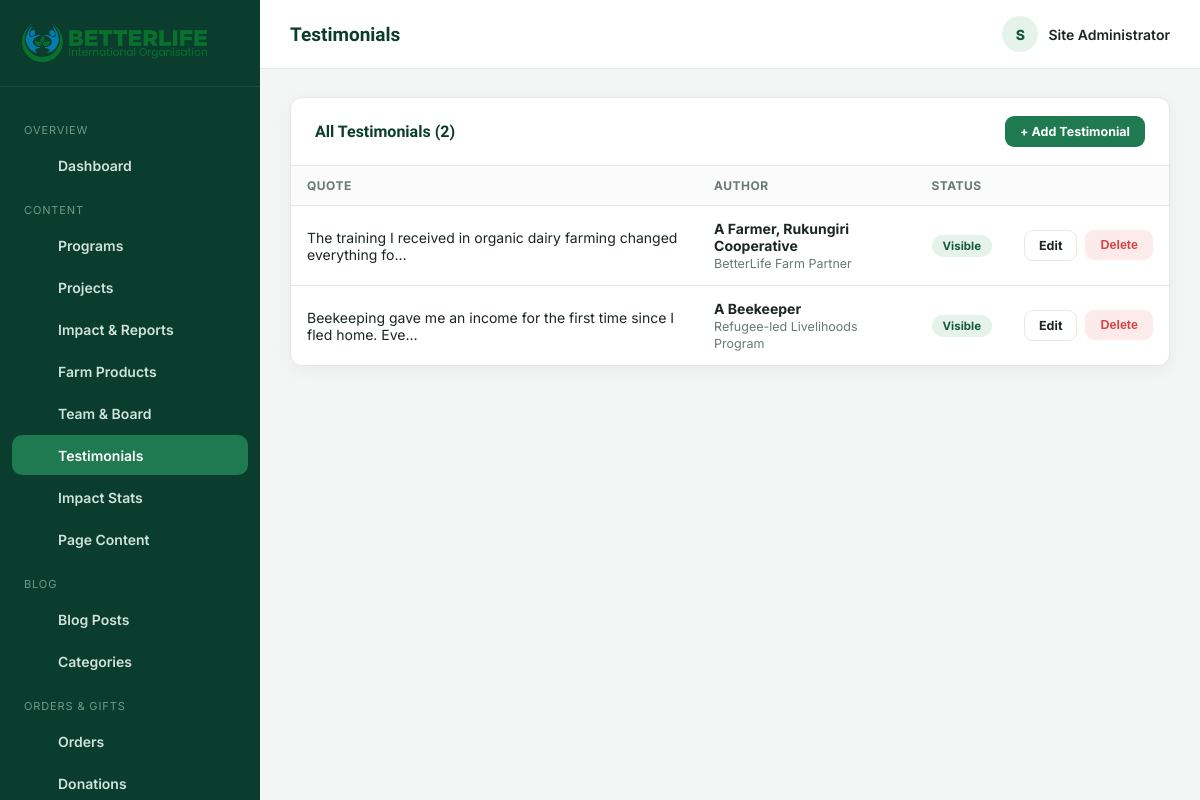
Screenshot of /admin/testimonials.php (signed in) with the database file from the repository.
### tables this page shows
CREATE TABLE testimonials (
  id INT AUTO_INCREMENT PRIMARY KEY,
  quote TEXT NOT NULL,
  author_name VARCHAR(150) NOT NULL,
  author_role VARCHAR(150),
  photo VARCHAR(255),
  sort_order INT DEFAULT 0,
  status TINYINT(1) DEFAULT 1,
  created_at TIMESTAMP DEFAULT CURRENT_TIMESTAMP
);

### admin/testimonials.php (the view, shortened to what this page needs)
<?php
require_once __DIR__ . '/includes/auth.php';
    ?>
    <?php
$testimonials = $pdo->query("SELECT * FROM testimonials ORDER BY sort_order")->fetchAll();
require __DIR__ . '/includes/header.php';
?>
<div class="panel">
  <div class="panel-head">
    <h3>All Testimonials (<?= count($testimonials) ?>)</h3>
    <a href="<?= ADMIN_URL ?>/testimonials.php?action=add" class="btn btn-primary btn-sm">+ Add Testimonial</a>
  </div>
  <div class="table-wrap">
    <table class="data-table">
      <thead><tr><th>Quote</th><th>Author</th><th>Status</th><th></th></tr></thead>
      <tbody>
        <?php foreach ($testimonials as $t): ?>
          <tr>
            <td><?= h(excerpt($t['quote'], 70)) ?></td>
            <td><strong><?= h($t['author_name']) ?></strong><br><span class="help-text"><?= h($t['author_role']) ?></span></td>
            <td><span class="badge <?= $t['status'] ? 'badge-green' : 'badge-gray' ?>"><?= $t['status'] ? 'Visible' : 'Hidden' ?></span></td>
            <td>
              <div class="row-actions">
                <a href="<?= ADMIN_URL ?>/testimonials.php?action=edit&id=<?= $t['id'] ?>" class="btn btn-outline btn-sm">Edit</a>
                <form method="post" style="display:inline;"><button type="submit" class="btn btn-danger btn-sm" data-confirm="Delete this testimonial?">Delete</button></form>
              </div>
            </td>
          </tr>
        <?php endforeach; ?>
      </tbody>
    </table>
  </div>
</div>
<?php require __DIR__ . '/includes/footer.php'; ?>

### admin/assets/css/admin.css (style rules this page uses)
:root { --a-green-900: #0b3d2e; --a-green-700: #16593f; --a-green-600: #1f7a52; --a-green-100: #e6f3ec; --a-blue-700: #0e6788; --a-blue-600: #1583ab; --a-blue-100: #e5f5fb; --a-bg: #f4f6f5; --a-card: #ffffff; --a-border: #e6e8e6; --a-ink: #1c2622; --a-ink-soft: #6b7972; --a-radius: 12px; --a-shadow: 0 4px 16px rgba(11,61,46,.06); --a-danger: #d64545; --a-warn: #e2a72e; }
* { box-sizing: border-box; }
body { margin: 0; font-family: 'Inter', sans-serif; background: var(--a-bg); color: var(--a-ink); }
a { text-decoration: none; color: inherit; }
h1,h2,h3,h4 { font-family: 'Plus Jakarta Sans','Poppins',sans-serif; margin: 0 0 .4em; color: var(--a-green-900); }
.panel { background: var(--a-card); border-radius: var(--a-radius); box-shadow: var(--a-shadow); border: 1px solid var(--a-border); margin-bottom: 26px; }
.panel-head { padding: 18px 24px; border-bottom: 1px solid var(--a-border); display: flex; align-items: center; justify-content: space-between; gap: 14px; flex-wrap: wrap; }
.panel-head h3 { font-size: 16px; margin: 0; }
.btn { display: inline-flex; align-items: center; gap: 8px; padding: 10px 20px; border-radius: 9px; font-weight: 700; font-size: 13.5px; border: 1.5px solid transparent; cursor: pointer; transition: .15s; }
.btn-primary { background: var(--a-green-600); color: #fff; }
.btn-outline { background: #fff; border-color: var(--a-border); color: var(--a-ink); }
.btn-danger { background: #fdeaea; color: var(--a-danger); }
.btn-sm { padding: 7px 14px; font-size: 12.5px; }
.table-wrap { overflow-x: auto; }
table.data-table { width: 100%; border-collapse: collapse; font-size: 14px; }
table.data-table th { text-align: left; padding: 12px 16px; background: #fafbfa; color: var(--a-ink-soft); font-size: 12px; text-transform: uppercase; letter-spacing: .04em; border-bottom: 1px solid var(--a-border); }
table.data-table td { padding: 14px 16px; border-bottom: 1px solid var(--a-border); vertical-align: middle; }
table.data-table tr:last-child td { border-bottom: none; }
.row-actions { display: flex; gap: 8px; }
.badge { display: inline-flex; align-items: center; gap: 5px; padding: 4px 11px; border-radius: 999px; font-size: 11.5px; font-weight: 700; }
.badge-green { background: var(--a-green-100); color: var(--a-green-700); }
.help-text { font-size: 12.5px; color: var(--a-ink-soft); }

### rows the page displays
testimonials: quote "The training I received in organic dairy farming changed everything fo…", author_name "A Farmer, Rukungiri Cooperative", author_role "BetterLife Farm Partner", status "Visible"
testimonials: quote "Beekeeping gave me an income for the first time since I fled home. Eve…", author_name "A Beekeeper", author_role "Refugee-led Livelihoods Program", status "Visible"

### other values shown
$group['group'] "OVERVIEW"
$item['label'] "Dashboard"
$group['group'] "CONTENT"
$item['label'] "Programs"
$item['label'] "Projects"
$item['label'] "Impact & Reports"
$item['label'] "Farm Products"
$item['label'] "Team & Board"
$item['label'] "Testimonials"
$item['label'] "Impact Stats"
$item['label'] "Page Content"
$group['group'] "BLOG"
$item['label'] "Blog Posts"
$item['label'] "Categories"
$group['group'] "ORDERS & GIFTS"
